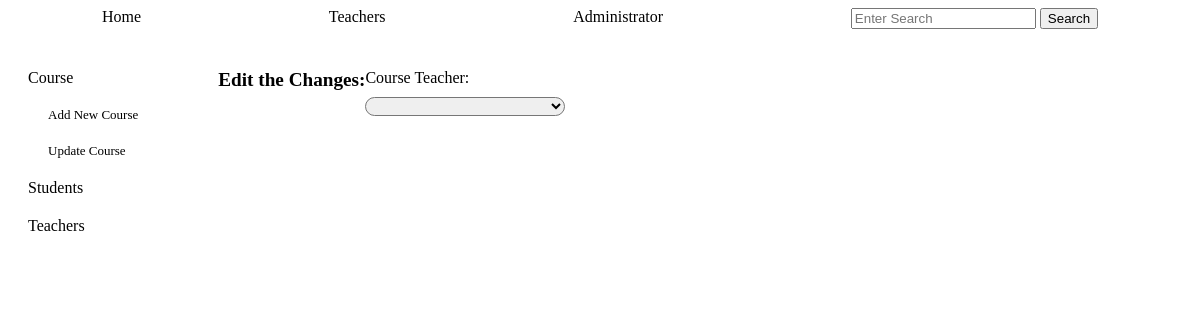
Page /chosen_course/8 on the earlier database version.
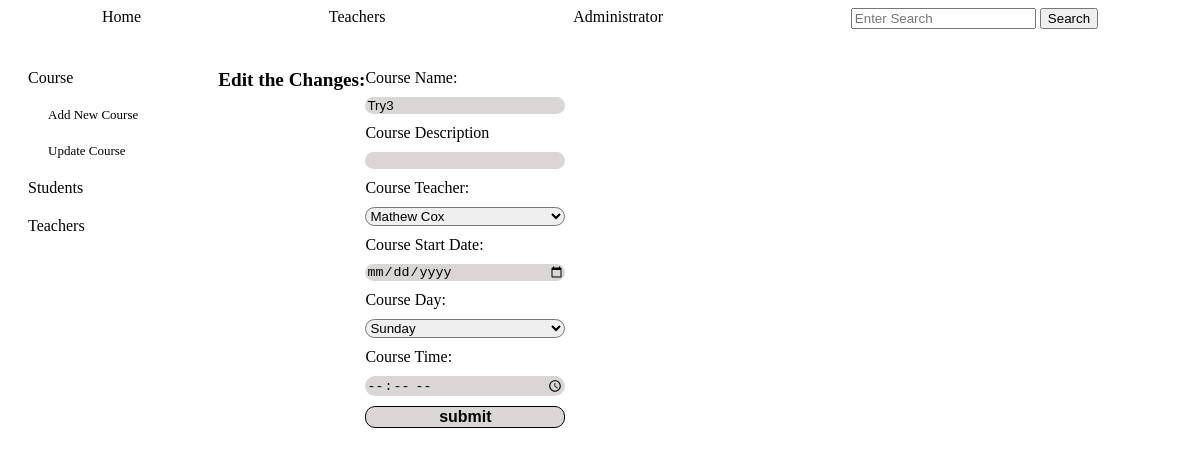
Same page on the later database version.
### tables this page shows
CREATE TABLE courses (
        id INTEGER PRIMARY KEY,
        name TEXT NOT NULL,
        description TEXT,
        teacher_id TEXT NOT NULL,
        start TEXT,
        day TEXT,
        time TEXT, 
        FOREIGN KEY (teacher_id) REFERENCES teachers (id)
        );

CREATE TABLE teachers (
        id INTEGER PRIMARY KEY,
        name TEXT NOT NULL,
        email TEXT NOT NULL UNIQUE,
        phone TEXT
        );

### app.py (the view)
@app.route('/chosen_course/<course_id>', methods=['GET', 'POST'])
def chosen_course_update(course_id):
    course_info=crud.read_if('*',"courses","id", course_id)
    course_object=create_courses_objects(course_info)
    teacher_info=[]
    for course in course_object:
        for teacher in create_teachers_objects(crud.read_all('teachers')):
            if course.teacher_id==str(teacher.tid):
                teacher_info.append(teacher.tid)
                teacher_info.append(teacher.name)
    if request.method=='POST':
        name=request.form['name'].title()
        description=request.form['description']
        teacher_id=request.form['teacher_id']
        start=request.form['start']
        day=request.form['day']
        time=request.form['time']
        crud.update_if('courses', 'name, description, teacher_id, start, day, time', f"'{name}', '{description}', '{teacher_id}', '{start}', '{day}', '{time}'",'id', course_id)
        return redirect(url_for('admin_courses'))
    else:
        return render_template('chosen_course.html',course_object=course_object, teachers_objects=create_teachers_objects(crud.read_all('teachers')), teacher_info=teacher_info )

### crud.py (called while the page is built)
def read_all(table):
    return query(f"SELECT * FROM {table}")

def read_if(column, table, value, condition):
    return query(f"SELECT {column} FROM {table} WHERE {value}='{condition}'")

### functions.py (called while the page is built)
def create_courses_objects(courses: list):
    courses_objects=[classes.Course(course[0], course[1], course[2], course[3], course[4], course[5], course[6] ) for course in courses]
    return courses_objects

def create_teachers_objects(teachers: list):
    teachers_objects=[classes.Teacher(teacher[0], teacher[1], teacher[2], teacher[3]) for teacher in teachers]
    return teachers_objects

### setup_db.py (called while the page is built)
def query(sql):
    with sqlite3.connect('students.db') as conn:
        cur=conn.cursor()
        cur.execute(sql)
        return cur.fetchall()

### templates/chosen_course.html (shortened to what this page needs)
{% include "admin_nav_courses.html" %}
<div class="main_chosen_course">
    <div class="title_chosen_course">Edit the Changes:</div>
    <form class="info_chosen_course" action="" method="POST">
        {% for course in course_object %}
        Course Name: <input type="text" name="name" value="{{course.name}}" >
        Course Description<input type="text" name="description" value="{{course.description}}">
        {% endfor %}
        Course Teacher:
            <select class="show_teacher" name="teacher_id" id="">
                <option name="" value="{{teacher_info[0]}}">{{teacher_info[1]}}</option>
            {% for teacher in teachers_objects %}
                <option name="" value="{{teacher.tid}}">{{teacher.name}}</option>
            {% endfor %}
            </select>
            {% for course in course_object %}
        Course Start Date:<input type="date" name="start" value="{{course.start}}" >
        Course Day: <select name="day" id="">
            <option value="{{course.day}}">{{course.day}}</option>
            </select>
        Course Time: <input type="time" name="time" value="{{course.time}}">
        <input id="submit" type="submit" value="submit">
        {% endfor %}
    </form>
</div>

Differences in the rows shown:
added courses: name "Try3", day "Sunday"
now on this page (row unchanged): teachers: teacher_id "Mathew Cox"
